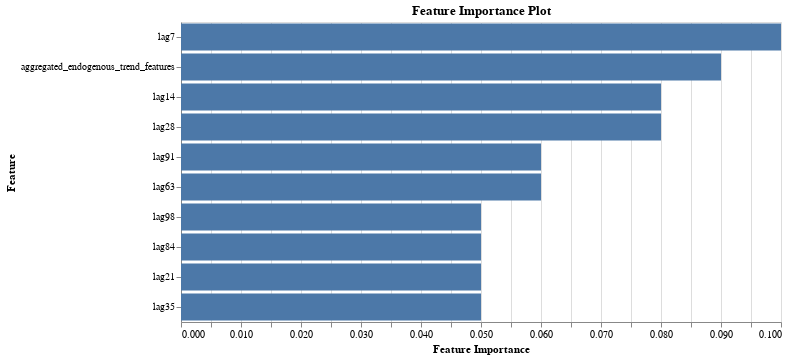

Notebook source saved alongside this figure:
### Code cell
forecast_model.generate_forecast_and_visualization(show_historical=True)

### Figure 1 — Vega-Lite specification as saved in the notebook (floating-point values rounded to 4 significant figures)
{"config": {"view": {"continuousWidth": 300, "continuousHeight": 300}}, "data": {"name": "data-1ba53d0b428182d5fa2989fc16932168"}, "mark": {"type": "bar"}, "encoding": {"x": {"field": "SCORE", "title": "Feature Importance", "type": "quantitative"}, "y": {"field": "FEATURE_NAME", "sort": "-x", "title": "Feature", "type": "nominal"}}, "height": 300, "title": "Feature Importance Plot", "width": 600, "$schema": "https://vega.github.io/schema/vega-lite/v5.17.0.json", "datasets": {"data-1ba53d0b428182d5fa2989fc16932168": [{"RANK": 1, "FEATURE_NAME": "lag7", "SCORE": 0.1, "FEATURE_TYPE": "derived_from_endogenous"}, {"RANK": 2, "FEATURE_NAME": "aggregated_endogenous_trend_features", "SCORE": 0.09, "FEATURE_TYPE": "derived_from_endogenous"}, {"RANK": 3, "FEATURE_NAME": "lag14", "SCORE": 0.08, "FEATURE_TYPE": "derived_from_endogenous"}, {"RANK": 4, "FEATURE_NAME": "lag28", "SCORE": 0.08, "FEATURE_TYPE": "derived_from_endogenous"}, {"RANK": 5, "FEATURE_NAME": "lag91", "SCORE": 0.06, "FEATURE_TYPE": "derived_from_endogenous"}, {"RANK": 6, "FEATURE_NAME": "lag63", "SCORE": 0.06, "FEATURE_TYPE": "derived_from_endogenous"}, {"RANK": 7, "FEATURE_NAME": "lag98", "SCORE": 0.05, "FEATURE_TYPE": "derived_from_endogenous"}, {"RANK": 8, "FEATURE_NAME": "lag84", "SCORE": 0.05, "FEATURE_TYPE": "derived_from_endogenous"}, {"RANK": 9, "FEATURE_NAME": "lag21", "SCORE": 0.05, "FEATURE_TYPE": "derived_from_endogenous"}, {"RANK": 10, "FEATURE_NAME": "lag35", "SCORE": 0.05, "FEATURE_TYPE": "derived_from_endogenous"}]}}
